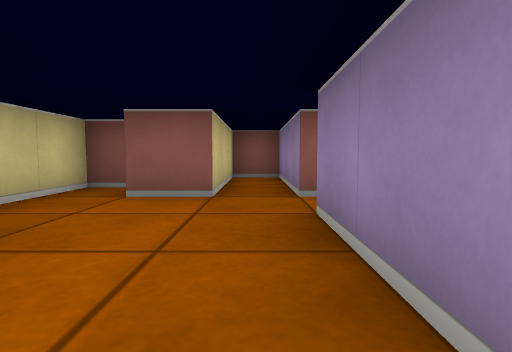
View 1 (above)

15 first-person views from a walk through a cub3D maze. The camera is about half as high as the walls, tilts 4° down and sees 80° across. The floor is counted in squares. Each view is taken from the middle of a square. On the plan, view 1 faces up. The plan holds only what a view shows up to about 9 squares ahead; the rest is blank.

View 2
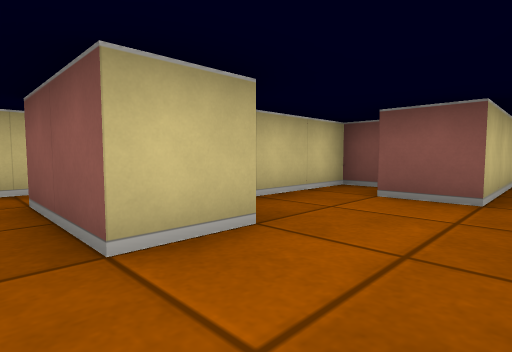

View 3
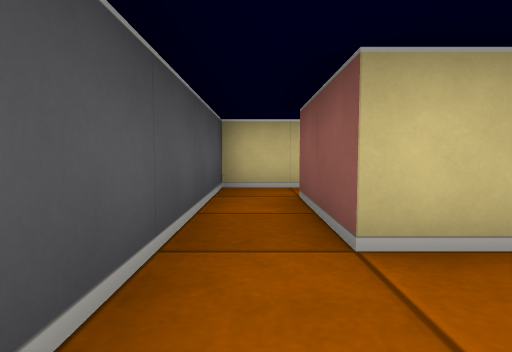

View 4
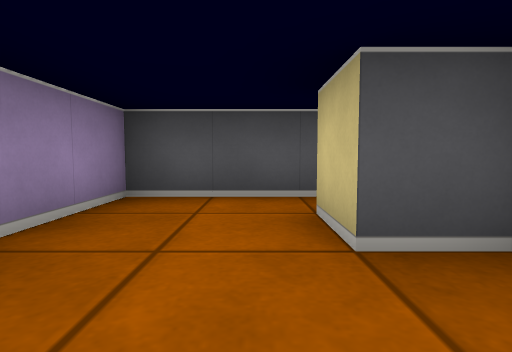

View 5
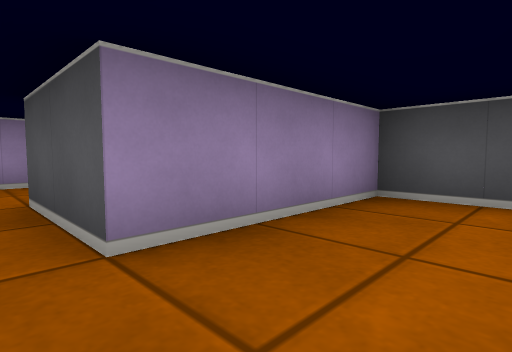

View 6
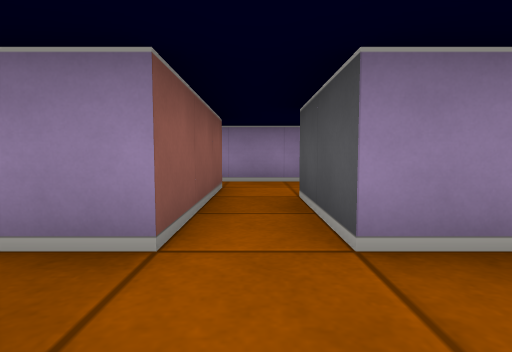

View 7
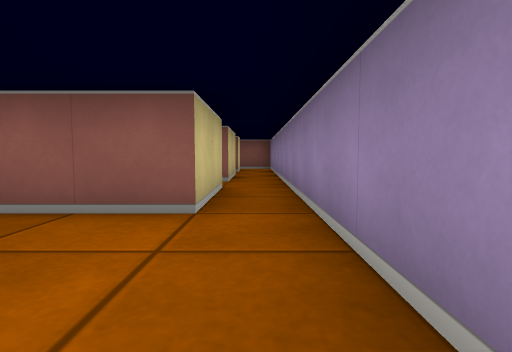

View 8
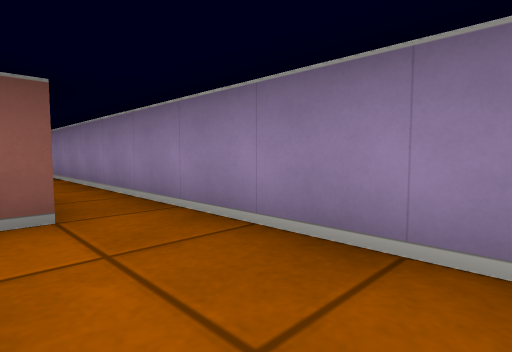

View 9
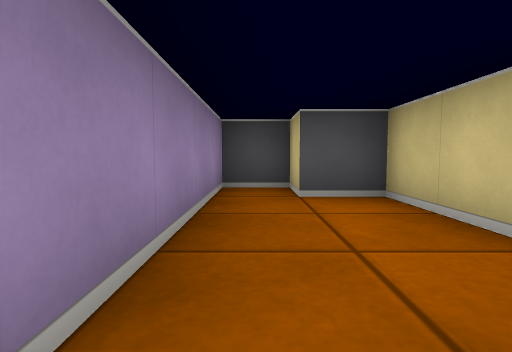

View 10
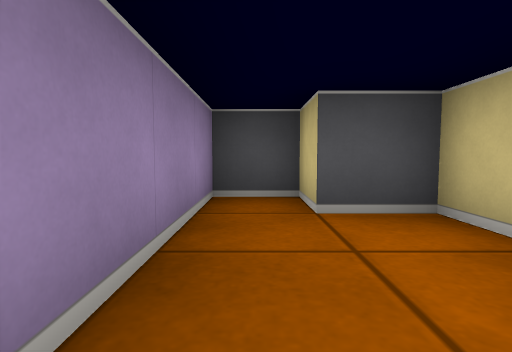

View 11
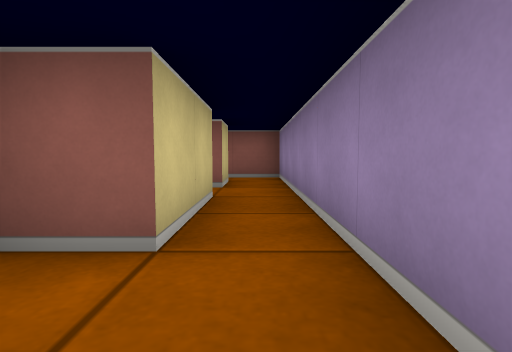

View 12
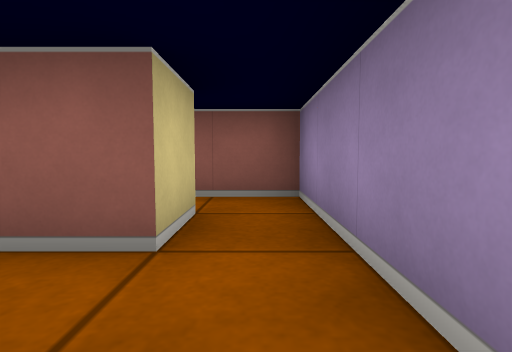

View 13
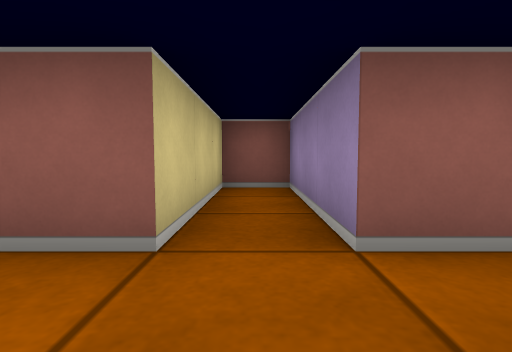

View 14
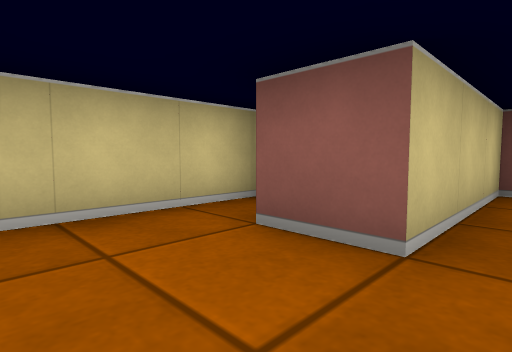

View 15
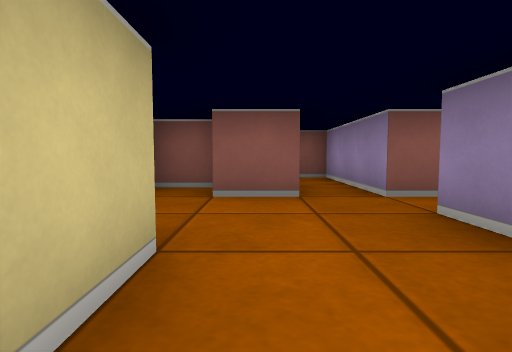

### Floor plan
Points are (right, up) in squares from view 1. A wall is a line through its corners. A room is listed if a view was taken in it or the views show most of it. See-through windows are left out.
Room 1 (views 1, 2, 3, 4, 5, 6, 13, 14, 15)
walls: (-1.6, 4.5) (-2.5, 4.5) (-2.5, 2.1); (2.5, 3.5) (0.5, 3.5) (0.5, 6.5) (-0.5, 6.5) (-0.5, 3.5) (-1.5, 3.5); (-2.4, 1.5) (-1.5, 1.5) (-1.5, 0.5); (-1.5, -0.5) (0.5, -0.5) (0.5, 2.5) (2.5, 2.5)
ways out: opening at (1.5, 3) to room 2; opening at (-2, 0) to room 4
Room 2 (views 7, 8, 9, 10, 11)
walls: (2.5, 2.5) (2.5, 0.5) (3.5, 0.5) (3.5, -0.5) (4.5, -0.5) (4.5, 5.5); (3.5, 5.5) (3.5, 3.5) (2.5, 3.5)
ways out: opening at (1.5, 3) to room 1; opening at (4, 5) to room 3
Room 3 (view 12)
walls: (3.5, 8.5) (3.5, 6.5) (2.6, 6.5); (4.5, 5.5) (4.5, 8.5)
ways out: opening at (4, 5) to room 2; opening at (4, 8)
Room 4 (no view inside)
walls: (-1.5, 0.5) (-3.5, 0.5); (-4.5, 0.8) (-4.5, -0.5) (-1.5, -0.5)
ways out: opening at (-2, 0) to room 1

Positions as (right, up) in squares from view 1, and headings:
1: (0, 0), facing up
2: (0, 0), facing up-left
3: (0, 0), facing left
4: (-1, 3), facing down
5: (-1, 3), facing down-right
6: (-1, 3), facing right
7: (4, 1), facing up
8: (3, 1), facing up-right
9: (4, 4), facing down
10: (4, 3), facing down
11: (4, 5), facing up
12: (4, 8), facing up
13: (0, 2), facing up
14: (0, 2), facing up-left
15: (-1, 0), facing up
